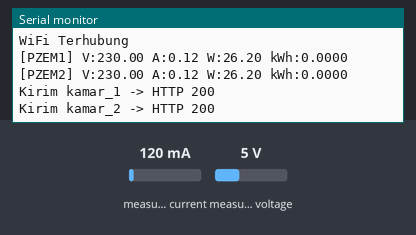
This sketch was run on a simulated ESP32. On the bench: the last lines printed to the serial monitor. The test bench sets the inputs (shaded band); at power-on: measured current 120 mA, measured voltage 5 V. WiFi joins after 1.5 s; servers stay silent unless stated; uploads are accepted with an empty reply.

Above: at 4.4 s.
4.5 s: measured current set to 40 mA
6.0 s: measured voltage set to 0.3 V
At 7.02 s:
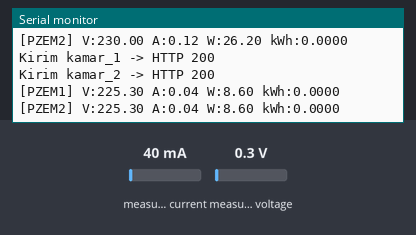
7.5 s: measured current set to 500 mA
At 11.6 s:
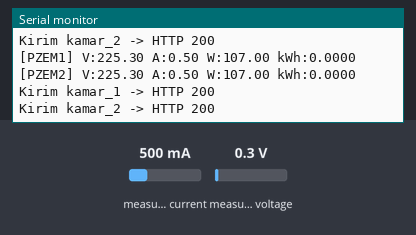
Timing chart, 0 to 13.1 s (numbered marks = the images above; inputs shaded):
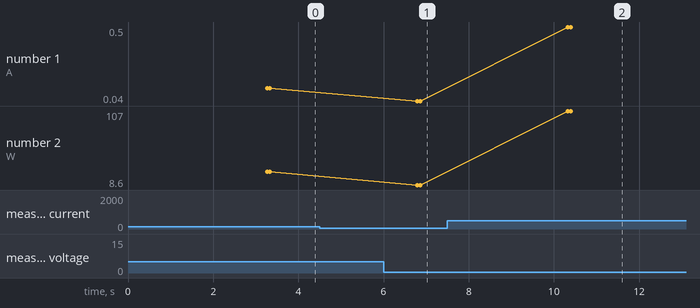

Measured:
- after the input at 6.0 s, the serial monitor: prints a new line after 0.80 s (image 1)
- after the input at 7.5 s, the serial monitor: prints a new line after 2.8 s (image 2)
- plotted number 1: 0.04 → 0.5 after the input at 7.5 s
- plotted number 2: 26.2 → 8.6 after the input at 6.0 s, 8.6 → 107 after the input at 7.5 s

The sketch:

Monitoring_kos_ide.ino
```cpp
#include <WiFi.h>
#include <HTTPClient.h>
#include <PZEM004Tv30.h>

#define RXD2_PIN 16
#define TXD2_PIN 17

#define RXD1_PIN 26
#define TXD1_PIN 27

HardwareSerial SerialPZEM1(2);
HardwareSerial SerialPZEM2(1);

PZEM004Tv30 pzem1(SerialPZEM1, RXD2_PIN, TXD2_PIN);
PZEM004Tv30 pzem2(SerialPZEM2, RXD1_PIN, TXD1_PIN);

const char* ssid = "Trisna";
const char* password = "satu2tiga";
String server = "http://10.194.248.93/monitoring_kos/simpan_data.php";

float dayaSebelumnya1 = 0;
float dayaSebelumnya2 = 0;
float threshold = 2.0;

void kirimData(String kamar, float v, float a, float p, float e) {
  if (WiFi.status() == WL_CONNECTED) {
    HTTPClient http;
    String url = server + "?kamar=" + kamar +
                 "&tegangan=" + String(v, 2) +
                 "&arus="     + String(a, 2) +
                 "&daya="     + String(p, 2) +
                 "&energi="   + String(e, 4);
    http.begin(url);
    int code = http.GET();
    Serial.printf("Kirim %s -> HTTP %d\n", kamar.c_str(), code);
    http.end();
  }
}

void setup() {
  Serial.begin(115200);
  delay(1000);

  SerialPZEM1.begin(9600, SERIAL_8N1, RXD2_PIN, TXD2_PIN);
  delay(100);

  SerialPZEM2.begin(9600, SERIAL_8N1, RXD1_PIN, TXD1_PIN);
  delay(100);

  Serial.println("PZEM Serial initialized");

  WiFi.begin(ssid, password);
  Serial.print("Menghubungkan WiFi");
  while (WiFi.status() != WL_CONNECTED) {
    delay(1000);
    Serial.print(".");
  }
  Serial.println("\nWiFi Terhubung");
}

void loop() {
  float v1 = pzem1.voltage();
  float a1 = pzem1.current();
  float p1 = pzem1.power();
  float e1 = pzem1.energy();

  Serial.printf("[PZEM1] V:%.2f A:%.2f W:%.2f kWh:%.4f\n",
    isnan(v1)?0:v1, isnan(a1)?0:a1, isnan(p1)?0:p1, isnan(e1)?0:e1);

  float v2 = pzem2.voltage();
  float a2 = pzem2.current();
  float p2 = pzem2.power();
  float e2 = pzem2.energy();

  Serial.printf("[PZEM2] V:%.2f A:%.2f W:%.2f kWh:%.4f\n",
    isnan(v2)?0:v2, isnan(a2)?0:a2, isnan(p2)?0:p2, isnan(e2)?0:e2);

  if (!isnan(p1) && abs(p1 - dayaSebelumnya1) > threshold) {
    kirimData("kamar_1", v1, a1, p1, e1);
    dayaSebelumnya1 = p1;
  }

  if (!isnan(p2) && abs(p2 - dayaSebelumnya2) > threshold) {
    kirimData("kamar_2", v2, a2, p2, e2);
    dayaSebelumnya2 = p2;
  }

  delay(3000);
}
```
